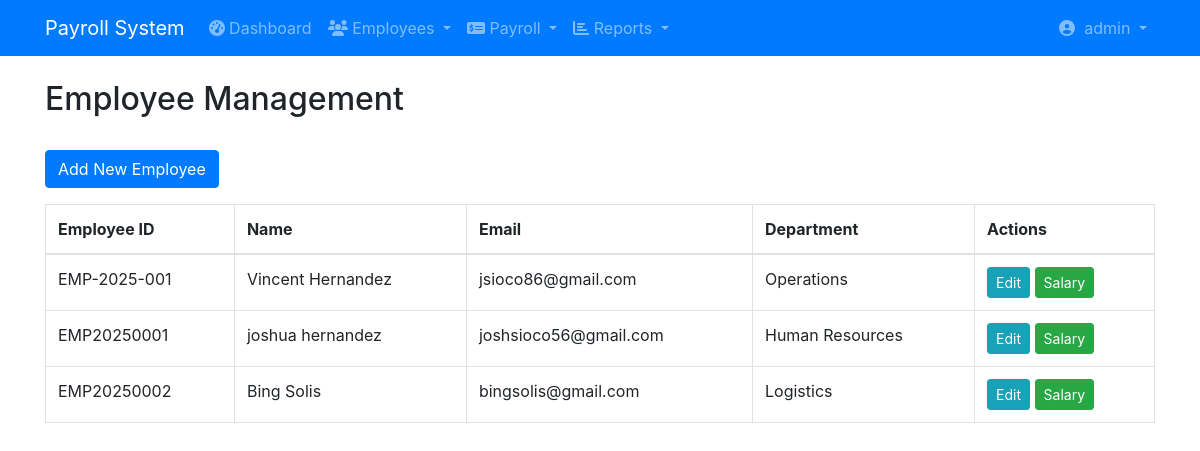
The page /payroll/view_employees.php (signed in) on the database its author committed.
### tables this page shows
CREATE TABLE `users` (
  `user_id` int(11) NOT NULL,
  `username` varchar(50) NOT NULL,
  `password` varchar(255) NOT NULL,
  `email` varchar(100) NOT NULL,
  `first_name` varchar(50) NOT NULL,
  `last_name` varchar(50) NOT NULL,
  `role` enum('admin','manager','hr','accountant','employee') NOT NULL,
  `status` enum('active','inactive','suspended') NOT NULL DEFAULT 'active',
  `last_login` datetime DEFAULT NULL,
  `password_reset_token` varchar(100) DEFAULT NULL,
  `password_reset_expires` datetime DEFAULT NULL,
  `created_at` timestamp NOT NULL DEFAULT current_timestamp(),
  `updated_at` timestamp NOT NULL DEFAULT current_timestamp() ON UPDATE current_timestamp()
);

CREATE TABLE `employees` (
  `employee_id` varchar(20) NOT NULL,
  `first_name` varchar(50) DEFAULT NULL,
  `last_name` varchar(50) DEFAULT NULL,
  `email` varchar(100) DEFAULT NULL,
  `password` varchar(255) NOT NULL,
  `phone` varchar(20) DEFAULT NULL,
  `date_of_birth` date DEFAULT NULL,
  `gender` varchar(10) DEFAULT NULL,
  `nationality` varchar(50) DEFAULT NULL,
  `marital_status` varchar(20) DEFAULT NULL,
  `hire_date` date DEFAULT NULL,
  `employment_status` varchar(20) DEFAULT NULL,
  `department_id` int(11) DEFAULT NULL,
  `position_id` int(11) DEFAULT NULL,
  `manager_id` varchar(20) DEFAULT NULL,
  `last_login` datetime DEFAULT NULL,
  `created_at` timestamp NOT NULL DEFAULT current_timestamp(),
  `updated_at` timestamp NOT NULL DEFAULT current_timestamp()
);

CREATE TABLE `departments` (
  `department_id` int(11) NOT NULL,
  `department_name` varchar(100) DEFAULT NULL,
  `department_head_id` varchar(20) DEFAULT NULL,
  `parent_department_id` int(11) DEFAULT NULL,
  `created_at` timestamp NOT NULL DEFAULT current_timestamp()
);

### payroll/view_employees.php (the view, shortened to what this page needs)
<?php
require_once('config/database.php');
$query = "SELECT e.*, d.department_name
          FROM employees e
          LEFT JOIN departments d ON e.department_id = d.department_id
          LEFT JOIN positions p ON e.position_id = p.position_id";
$result = $conn->query($query);
?>
<!DOCTYPE html>
<html>
<head>
    <link rel="stylesheet" href="https://stackpath.bootstrapcdn.com/bootstrap/4.5.2/css/bootstrap.min.css">
    <link rel="stylesheet" href="https://cdnjs.cloudflare.com/ajax/libs/font-awesome/5.15.4/css/all.min.css">
<body>
    <?php include 'includes/navbar.php'; ?>
    <div class="container mt-4">
        <h2>Employee Management</h2>
        <br/>
        <a href="add_employee.php" class="btn btn-primary mb-3">Add New Employee</a>
        <table class="table table-bordered">
            <thead>
                <tr>
                    <th>Employee ID</th>
                    <th>Name</th>
                    <th>Email</th>
                    <th>Department</th>
                    <th>Actions</th>
                </tr>
            </thead>
            <tbody>
                <?php while($row = $result->fetch_assoc()): ?>
                <tr>
                    <td><?php echo $row['employee_id']; ?></td>
                    <td><?php echo $row['first_name'] . ' ' . $row['last_name']; ?></td>
                    <td><?php echo $row['email']; ?></td>
                    <td><?php echo $row['department_name']; ?></td>
                    <td>
                        <a href="edit_employee.php?id=<?php echo $row['employee_id']; ?>" class="btn btn-sm btn-info">Edit</a>
                        <a href="view_salary.php?id=<?php echo $row['employee_id']; ?>" class="btn btn-sm btn-success">Salary</a>
                    </td>
                </tr>
                <?php endwhile; ?>
            </tbody>
        </table>
    </div>
</body>
</html>

### payroll/includes/navbar.php (shortened to what this page needs)
<?php
$user_id = $_SESSION['user_id'];
$query = "SELECT first_name, last_name, role, username FROM users WHERE user_id = ?";
$stmt = $conn->prepare($query);
$stmt->bind_param('i', $user_id);
$stmt->execute();
$user = $stmt->get_result()->fetch_assoc();
?>
<nav class="navbar navbar-expand-lg navbar-dark bg-primary">
    <div class="container">
        <a class="navbar-brand" href="index.php">
            Payroll System
        </a>
        <div class="collapse navbar-collapse" id="navbarNav">
            <ul class="navbar-nav mr-auto">
                <li class="nav-item">
                    <a class="nav-link" href="index.php">
                        <i class="fas fa-tachometer-alt"></i> Dashboard
                    </a>
                </li>
                <li class="nav-item dropdown">
                    <a class="nav-link dropdown-toggle" href="#" data-toggle="dropdown">
                        <i class="fas fa-users"></i> Employees
                    </a>
                </li>
                <li class="nav-item dropdown">
                    <a class="nav-link dropdown-toggle" href="#" data-toggle="dropdown">
                        <i class="fas fa-money-check-alt"></i> Payroll
                    </a>
                </li>
                <li class="nav-item dropdown">
                    <a class="nav-link dropdown-toggle" href="#" data-toggle="dropdown">
                        <i class="fas fa-chart-bar"></i> Reports
                    </a>
                </li>
            </ul>
            <ul class="navbar-nav">
                <li class="nav-item dropdown">
                    <a class="nav-link dropdown-toggle" href="#" data-toggle="dropdown">
                        <i class="fas fa-user-circle"></i>&nbsp;
                        <?php echo $user['username']; ?>
                    </a>
                </li>
            </ul>
        </div>
    </div>
</nav>

### rows shown on the page
users: username "admin"
employees: employee_id "EMP-2025-001", first_name "Vincent", last_name "Hernandez", email "jsioco86@gmail.com", department.department_name "Operations"
employees: employee_id "EMP20250001", first_name "joshua", last_name "hernandez", email "joshsioco56@gmail.com", department.department_name "Human Resources"
employees: employee_id "EMP20250002", first_name "Bing", last_name "Solis", email "bingsolis@gmail.com", department.department_name "Logistics"
